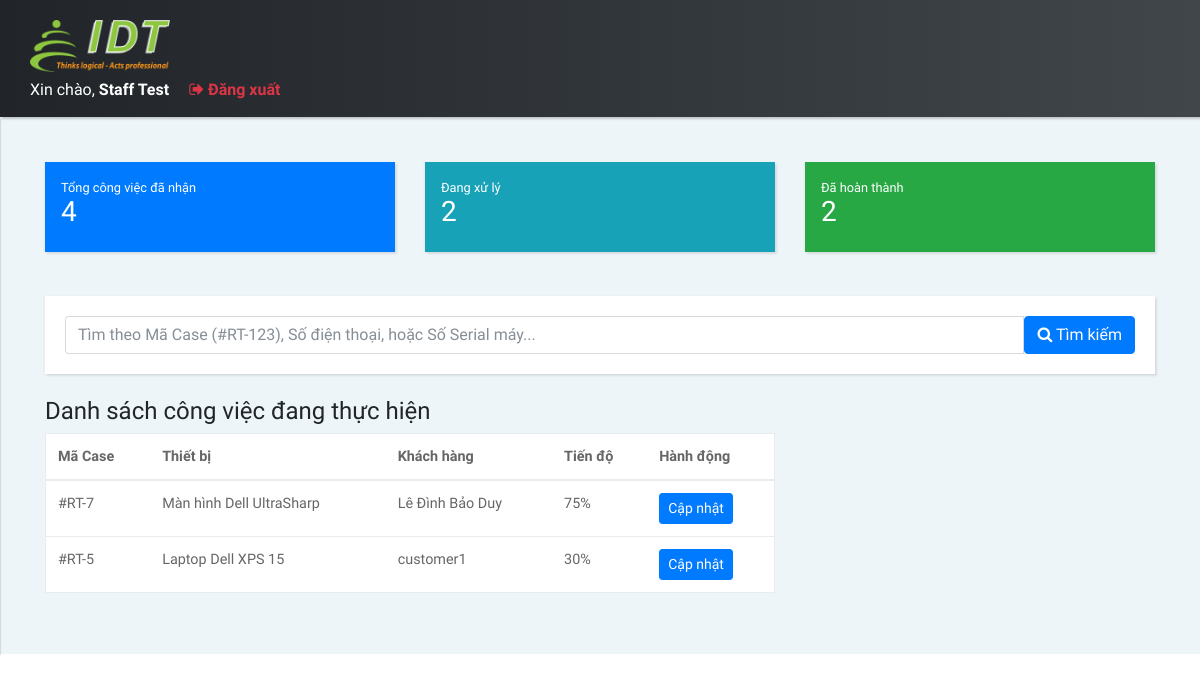
The app's page /frontend/admin/tracuu_staff.php (signed in), older data.
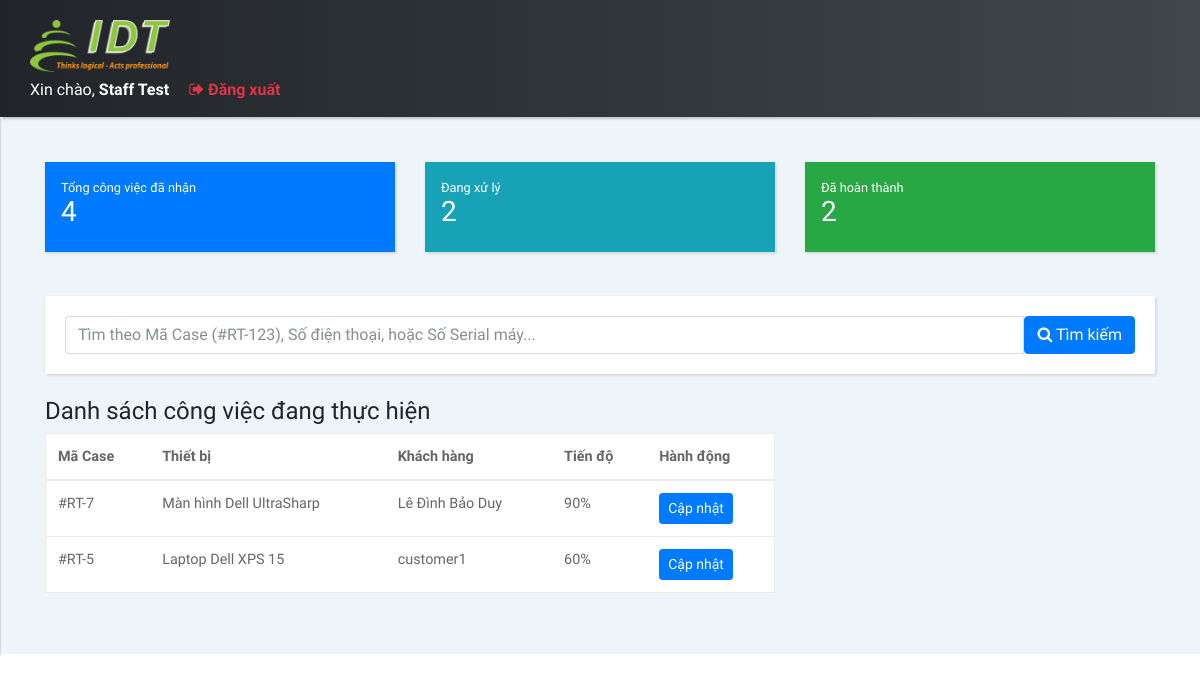
The same page, newer data.
### tables this page shows
CREATE TABLE `repair_tickets` (
  `id` int(11) NOT NULL,
  `device_id` int(11) NOT NULL,
  `customer_id` int(11) NOT NULL,
  `assigned_to` int(11) DEFAULT NULL,
  `user_id` int(11) DEFAULT NULL,
  `received_date` date DEFAULT NULL,
  `assigned_date` date DEFAULT NULL,
  `due_date` date DEFAULT NULL,
  `description` text DEFAULT NULL,
  `status` enum('pending','repairing','completed','cancelled') DEFAULT 'pending',
  `progress` int(3) NOT NULL DEFAULT 0,
  `created_at` timestamp NOT NULL DEFAULT current_timestamp(),
  `updated_at` timestamp NOT NULL DEFAULT current_timestamp() ON UPDATE current_timestamp()
);

CREATE TABLE `devices` (
  `id` int(11) NOT NULL,
  `name` varchar(150) NOT NULL,
  `serial_number` varchar(100) DEFAULT NULL,
  `customer_id` int(11) DEFAULT NULL,
  `type` enum('hardware','software') NOT NULL,
  `warranty_start_date` date DEFAULT NULL,
  `warranty_end_date` date DEFAULT NULL,
  `status` enum('active','expired','repairing') DEFAULT 'active',
  `created_at` timestamp NOT NULL DEFAULT current_timestamp(),
  `updated_at` timestamp NOT NULL DEFAULT current_timestamp() ON UPDATE current_timestamp()
);

CREATE TABLE `customers` (
  `id` int(11) NOT NULL,
  `name` varchar(150) NOT NULL,
  `phone` varchar(50) DEFAULT NULL,
  `email` varchar(150) NOT NULL,
  `password` varchar(255) NOT NULL,
  `address` text DEFAULT NULL,
  `created_at` timestamp NOT NULL DEFAULT current_timestamp(),
  `updated_at` timestamp NOT NULL DEFAULT current_timestamp() ON UPDATE current_timestamp()
);

### frontend/admin/tracuu_staff.php (the view, shortened to what this page needs)
<?php
require_once "../../backend/config/database.php";
$currentUserId = $_SESSION['user_id'];
$stats_query = "SELECT
    COUNT(*) as total,
    SUM(status = 'repairing') as doing,
    SUM(status = 'completed') as done
    FROM repair_tickets WHERE assigned_to = $currentUserId";
$stats_res = mysqli_query($conn, $stats_query);
$stats = mysqli_fetch_assoc($stats_res);
$search = $_GET['q'] ?? '';
$search_results = [];
$my_tickets = [];
$my_sql = "SELECT t.*, d.name as device_name, c.name as customer_name
           FROM repair_tickets t
           JOIN devices d ON t.device_id = d.id
           JOIN customers c ON t.customer_id = c.id
           WHERE t.assigned_to = $currentUserId AND t.status != 'completed'
           ORDER BY t.created_at DESC";
$my_res = mysqli_query($conn, $my_sql);
while($row = mysqli_fetch_assoc($my_res)) { $my_tickets[] = $row; }
?>
<!DOCTYPE html>
<html>
<head>
    <link rel="stylesheet" href="css/bootstrap.min.css">
    <link rel="stylesheet" href="font-awesome-4.7.0/css/font-awesome.min.css">
    <link rel="stylesheet" href="css/font-icon-style.css">
    <link rel="stylesheet" href="css/style.default.css" id="theme-stylesheet">
    <link rel="stylesheet" href="css/ui-elements/card.css">
    <link rel="stylesheet" href="css/style.css">
</head>
<body>
<header class="header">
    <nav class="navbar navbar-expand-lg ">
        <div class="container-fluid ">
            <div class="navbar-holder d-flex align-items-center justify-content-between">
                <div class="navbar-header">
                    <a href="nhanvien.php" class="navbar-brand">
                        <div class="brand-text brand-big hidden-lg-down">
                            <img src="img/logo.png" width="140" alt="Logo" class="img-fluid">
                        </div>
                    </a>
                    <ul class="nav-menu list-unstyled d-flex flex-md-row align-items-md-center mb-0" style="margin-left: auto; gap: 20px;">
                        <li class="nav-item text-white">
                            Xin chào, <strong><?php echo isset($_SESSION['name']) ? $_SESSION['name'] : strtoupper($_SESSION['role']); ?></strong>
                        </li>
                        <li class="nav-item">
                            <a href="#" onclick="logoutStaff(); return false;" class="nav-link text-danger font-weight-bold" style="padding: 0;">
                                <i class="fa fa-sign-out"></i> Đăng xuất
                            </a>
                        </li>
                    </ul>
                </div>
            </div>
        </div>
    </nav>
</header>
<div class="page-content d-flex align-items-stretch">
<div class="content-inner">
    <div class="content-inner" style="width: 100%; padding: 20px;">
        <div class="row mb-4">
            <div class="col-md-4">
                <div class="card stat-card bg-primary text-white p-3">
                    <small>Tổng công việc đã nhận</small>
                    <h3><?= $stats['total'] ?? 0 ?></h3>
                </div>
            </div>
            <div class="col-md-4">
                <div class="card stat-card bg-info text-white p-3">
                    <small>Đang xử lý</small>
                    <h3><?= $stats['doing'] ?? 0 ?></h3>
                </div>
            </div>
            <div class="col-md-4">
                <div class="card stat-card bg-success text-white p-3">
                    <small>Đã hoàn thành</small>
                    <h3><?= $stats['done'] ?? 0 ?></h3>
                </div>
            </div>
        </div>
        <div class="card mb-4">
            <div class="card-body">
                <form action="" method="GET" class="input-group">
                    <input type="text" name="q" class="form-control" placeholder="Tìm theo Mã Case (#RT-123), Số điện thoại, hoặc Số Serial máy..." value="<?= htmlspecialchars($search) ?>">
                    <div class="input-group-append">
                        <button class="btn btn-primary" type="submit"><i class="fa fa-search"></i> Tìm kiếm</button>
                    </div>
                </form>
            </div>
        </div>
        <div class="row">
            <div class="col-md-8">
                <?php if($search): ?>
                    <h4>Kết quả tra cứu cho: "<?= htmlspecialchars($search) ?>"</h4>
                    <div class="list-group">
                        <?php foreach($search_results as $r): ?>
                            <div class="list-group-item ticket-item ticket-<?= $r['t_status'] ?>">
                                <div class="d-flex justify-content-between">
                                    <h5>#RT-<?= $r['ticket_id'] ?>: <?= $r['device_name'] ?></h5>
                                    <span class="badge badge-pill badge-info"><?= $r['t_status'] ?></span>
                                </div>
                                <p class="mb-1 text-muted">Khách hàng: <strong><?= $r['customer_name'] ?></strong> (<?= $r['phone'] ?>)</p>
                                <small>Số Serial: <?= $r['serial_number'] ?> | Tiến độ: <?= $r['progress'] ?>%</small>
                                <div class="mt-2">
                                    <button class="btn btn-sm btn-outline-primary" onclick="viewTimeline(<?= $r['ticket_id'] ?>)">Xem lịch sử sửa chữa</button>
                                </div>
                            </div>
                        <?php endforeach; ?>
                        <?php if(empty($search_results)) echo "<p class='text-muted'>Không tìm thấy dữ liệu.</p>"; ?>
                    </div>
                <?php else: ?>
                    <h4>Danh sách công việc đang thực hiện</h4>
                    <div class="table-responsive">
                        <table class="table table-hover bg-white border">
                            <thead>
                                <tr>
                                    <th>Mã Case</th>
                                    <th>Thiết bị</th>
                                    <th>Khách hàng</th>
                                    <th>Tiến độ</th>
                                    <th>Hành động</th>
                                </tr>
                            </thead>
                            <tbody>
                                <?php foreach($my_tickets as $mt): ?>
                                <tr>
                                    <td>#RT-<?= $mt['id'] ?></td>
                                    <td><?= $mt['device_name'] ?></td>
                                    <td><?= $mt['customer_name'] ?></td>
                                    <td><?= $mt['progress'] ?>%</td>
                                    <td>
                                        <a href="nhanvien.php" class="btn btn-sm btn-primary">Cập nhật</a>
                                    </td>
                                </tr>
                                <?php endforeach; ?>
                            </tbody>
                        </table>
                    </div>
                <?php endif; ?>
            </div>
        </div>
    </div>
</div>
</body>
</html>

### frontend/admin/css/style.default.css (style rules this page uses)
body { font-family: 'Roboto Condensed', sans-serif; overflow-x: hidden; }
a, i, span { display: inline-block; text-decoration: none; transition: all 0.3s; }
ul { margin: 0; padding: 0; }
.container-fluid { padding: 0 30px; }
table { font-size: 0.9em; color: #666; }
.content-inner { padding:25px; width: calc(100% - 250px); background: #EEF5F9; }
button, input { outline: none !important; }
.card { border-radius: 0; border: none; margin-bottom: 20px; box-shadow: 2px 2px 2px rgba(0, 0, 0, 0.1), -1px 0 2px rgba(0, 0, 0, 0.05); }
.card-body { padding: 20px; }
@media (max-width: 1200px) { .content-inner { width: 100%; } }
nav.navbar { background: linear-gradient(to left, #41464b, #212529); padding-top: 15px; padding-bottom: 15px; color: #fff; position: relative; border-radius: 0; box-shadow: 2px 2px 2px rgba(0, 0, 0, 0.2); z-index: 9999; padding-left: 0; padding-right: 0; }
nav.navbar a { color: inherit; }
.nav-link { display: block; padding: .5em 1.2em; }
nav.navbar .container-fluid { width: 100%; }
nav.navbar .nav-item>a { position: relative; }

Row changes from the older to the newer data that the page shows:
changed repair_tickets "Màn hình Dell UltraSharp": progress "75" → "90"
changed repair_tickets "Laptop Dell XPS 15": progress "30" → "60"
